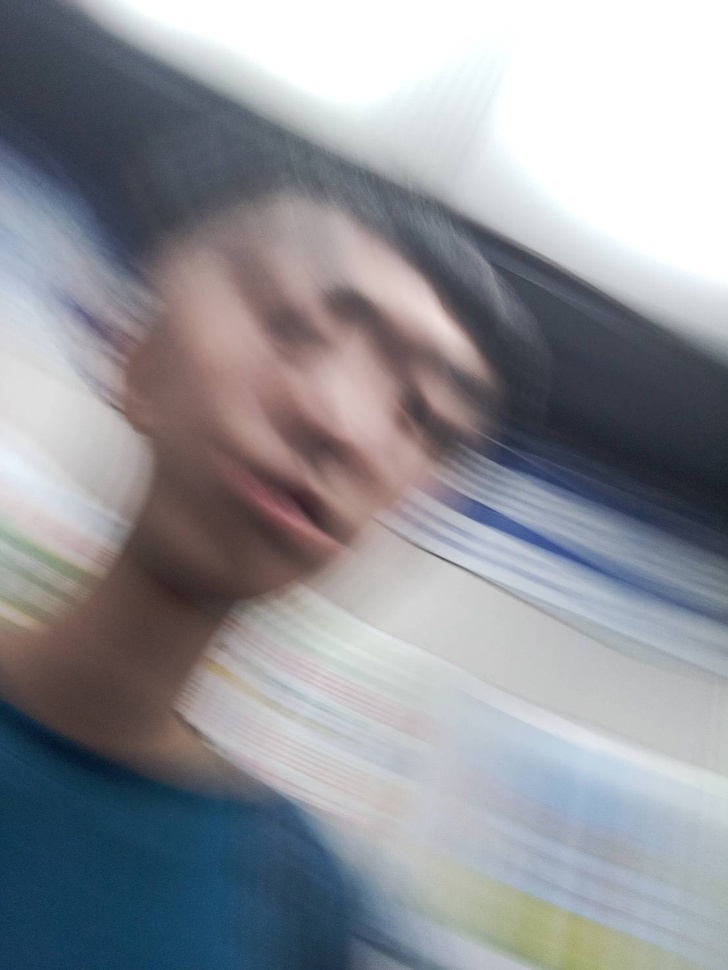
#> input picture acupuncture/366256.jpg, 728 x 970 px, shrunk from 1108 x 1477 before the run, given in place of the camera
$ python Test2.py
#> lines starting #> are read from the running program, lines starting #| are printed output that depends on the picture; after the words box and inside, x2 and y2 are one past the last pixel; in counts of white or black regions, pixels touching at a corner belong together
import cv2
cap = cv2.VideoCapture(0)
if not cap.isOpened():
    print("Cannot open camera")
    exit()
while True:
    ret, frame = cap.read()
#> frame is the input picture: shape (970, 728, 3); mean B, G, R 152.7, 146.7, 145
    if not ret:
        print("Cannot receive frame")
        break
    # 套用自適應二值化黑白影像
    img_gray = cv2.cvtColor(frame, cv2.COLOR_BGR2GRAY);
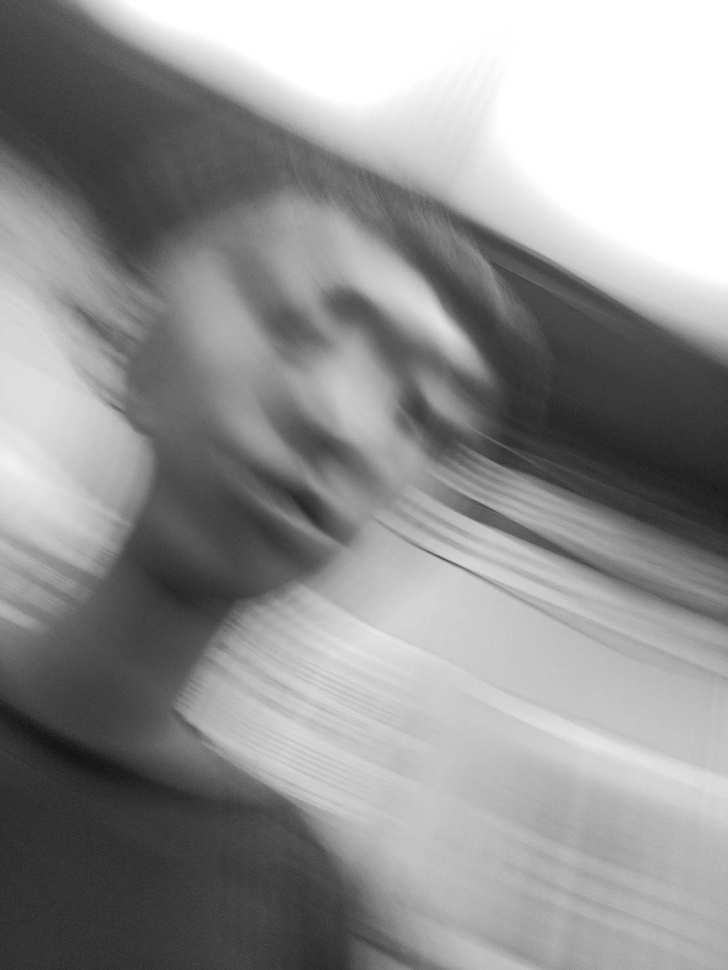
#> img_gray: shape (970, 728); min 16, max 255, mean 146.9
    img_gray = cv2.medianBlur(img_gray, 5)
    output = cv2.adaptiveThreshold(img_gray, 255, cv2.ADAPTIVE_THRESH_GAUSSIAN_C, cv2.THRESH_BINARY, 11, 2)
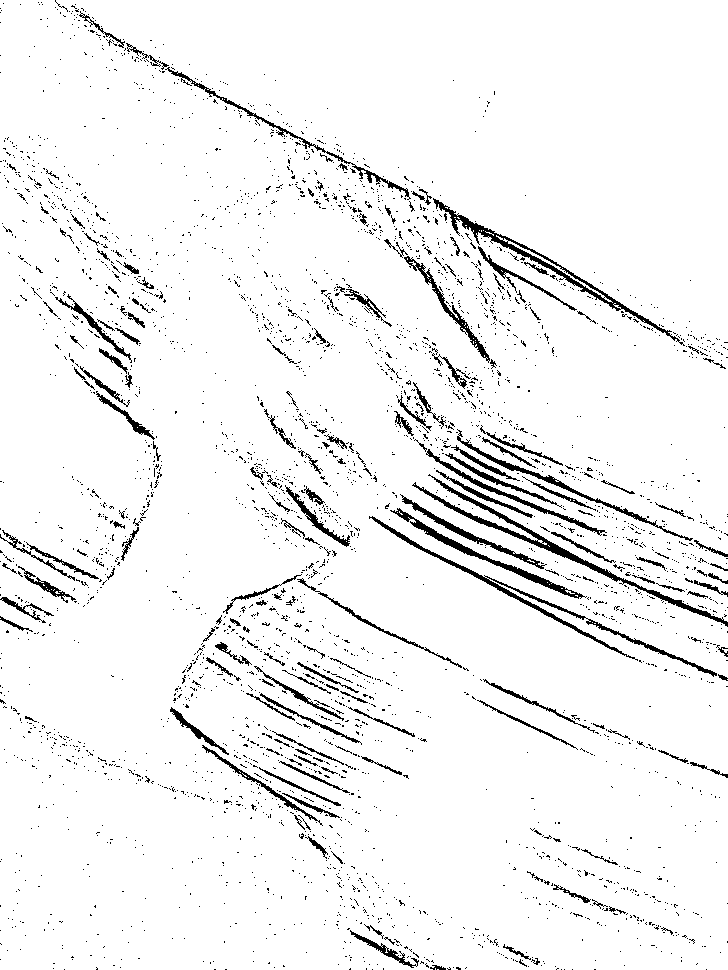
#> output: shape (970, 728); 94.8% white; black in thin lines or dots
    cv2.imshow('oxxostudio', output)
    if cv2.waitKey(1) == ord('q'):
#> (key q is pressed here)
        break       # 按下 q 鍵停止
cap.release()
cv2.destroyAllWindows()

$ run again, on acupuncture/p6CSoKSekJ6WqA.jpg
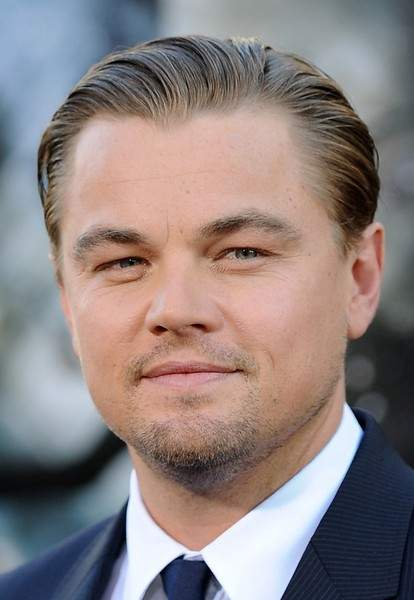
#> input picture acupuncture/p6CSoKSekJ6WqA.jpg, 414 x 600 px, given in place of the camera
#> frame is the input picture: shape (600, 414, 3); mean B, G, R 128.1, 128.9, 140.6
#> `img_gray = cv2.cvtColor(frame, cv2.COLOR_BGR2GRAY);`:
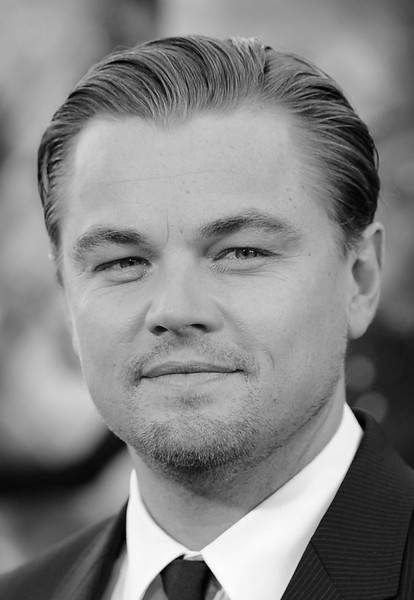
#> img_gray: shape (600, 414); min 0, max 254, mean 132.3
#> `output = cv2.adaptiveThreshold(img_gray, 255, cv2.ADAPTIVE_THRESH_GAUS..`:
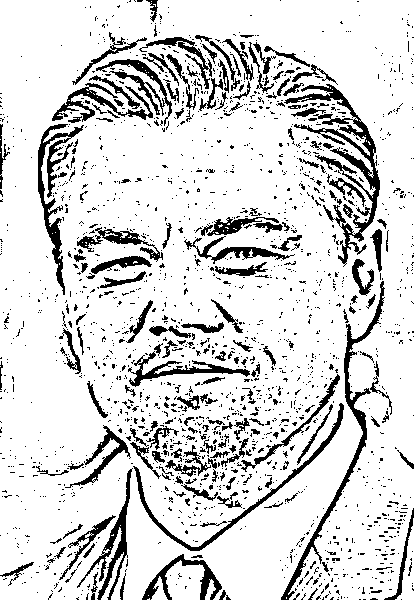
#> output: shape (600, 414); 84.9% white; 1895 black regions (1695 under 20 px), largest, box (x1, y1, x2, y2) and area: (284, 84, 380, 267) 3194, (281, 281, 385, 600) 2011, (38, 124, 84, 295) 1703

$ run again, on acupuncture/pexels-cottonbro-8090149.jpg
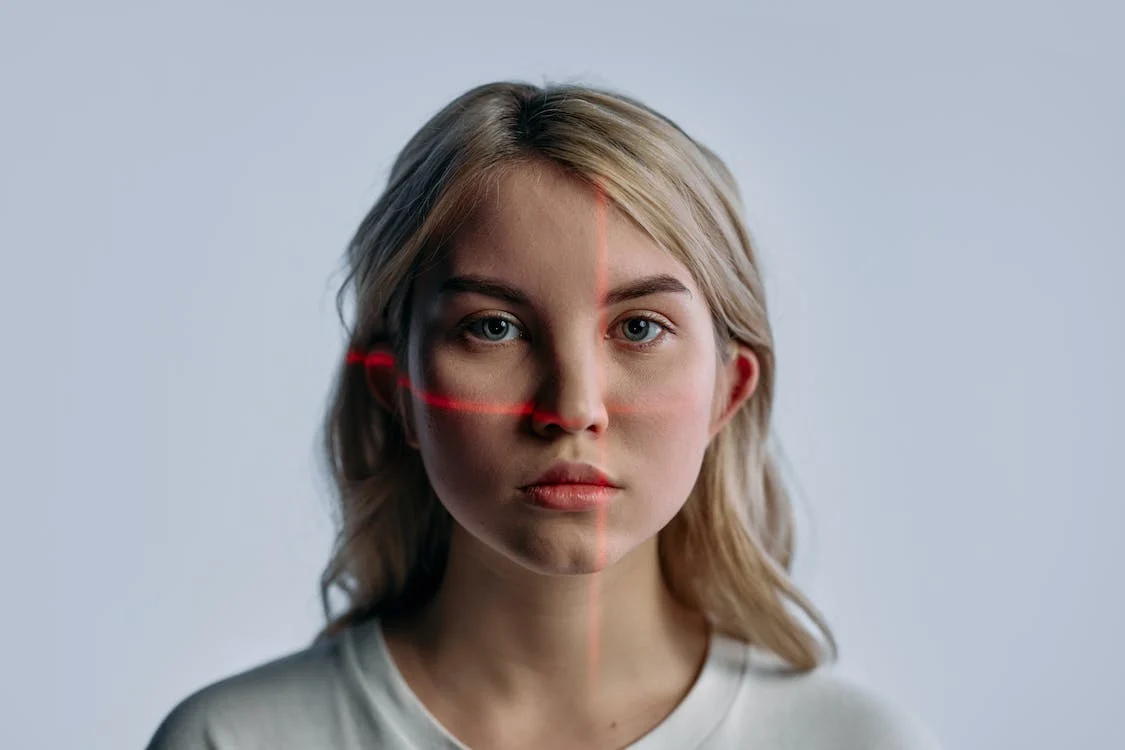
#> input picture acupuncture/pexels-cottonbro-8090149.jpg, 1125 x 750 px, given in place of the camera
#> frame is the input picture: shape (750, 1125, 3); mean B, G, R 166.9, 160.8, 161.9
#> `img_gray = cv2.cvtColor(frame, cv2.COLOR_BGR2GRAY);`:
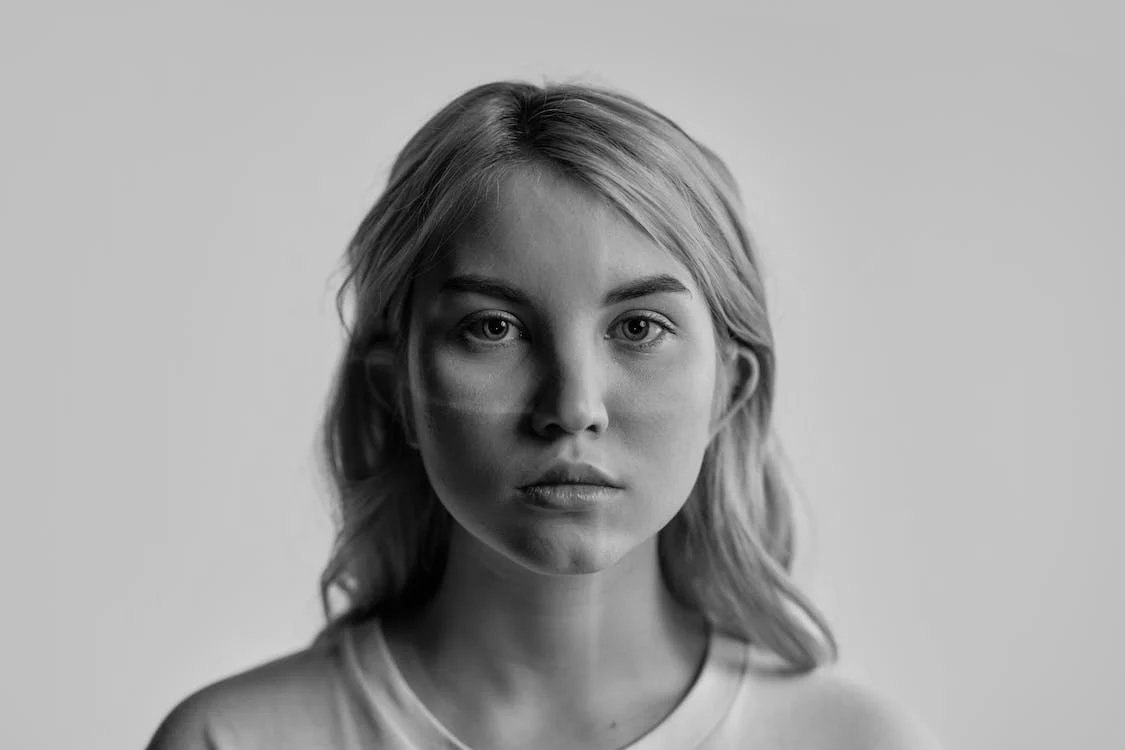
#> img_gray: shape (750, 1125); min 0, max 213, mean 161.8
#> `output = cv2.adaptiveThreshold(img_gray, 255, cv2.ADAPTIVE_THRESH_GAUS..`:
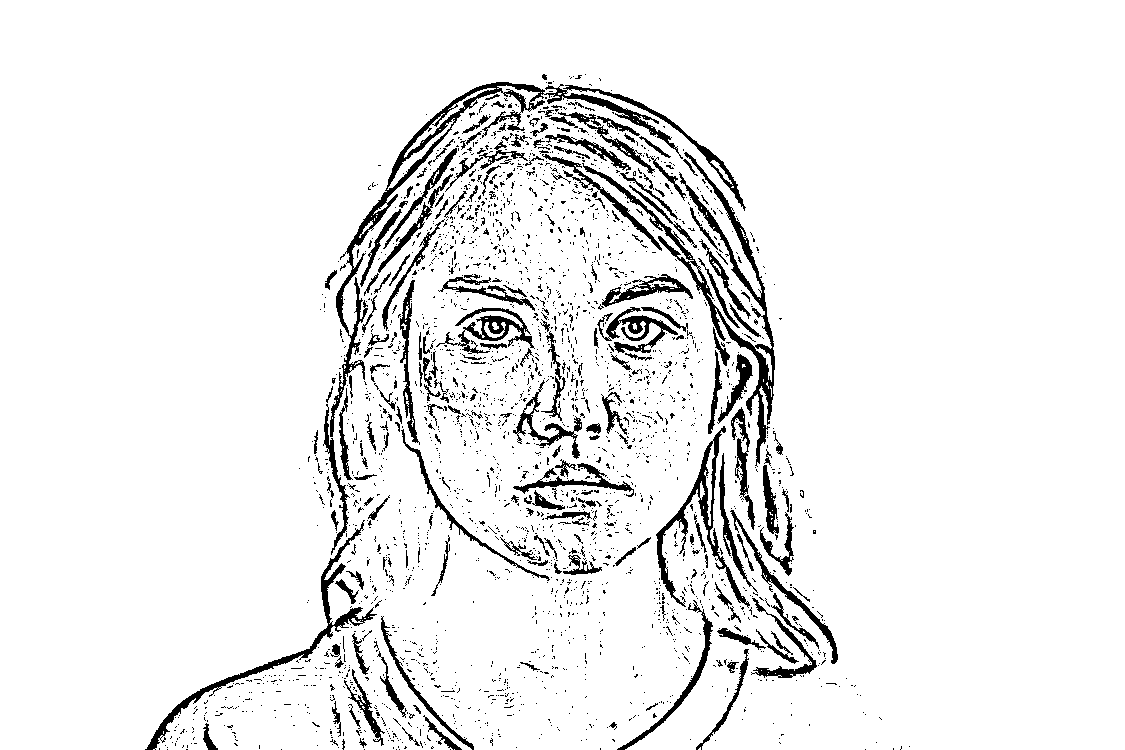
#> output: shape (750, 1125); 93% white; 2558 black regions (2332 under 20 px), largest, box (x1, y1, x2, y2) and area: (330, 82, 746, 437) 6567, (582, 152, 775, 467) 4767, (145, 520, 377, 750) 2445
